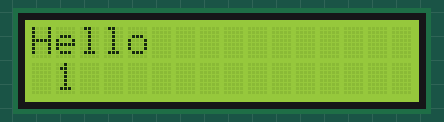
A program run on a simulated ESP32. Parts: 16×2 character LCD.

Above: at 0.1 s.
At 4.1 s:
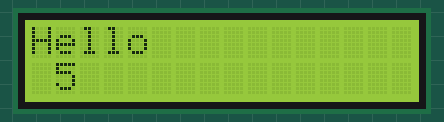
At 9.2 s:
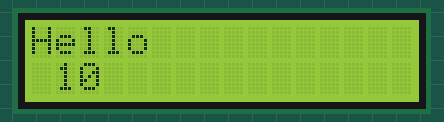
At 19.3 s:
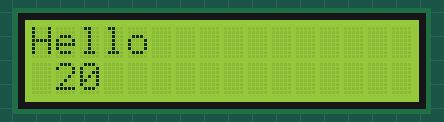
At 28.3 s:
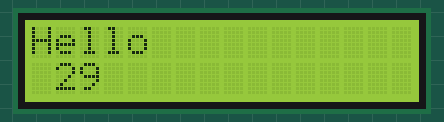
At 38.4 s:
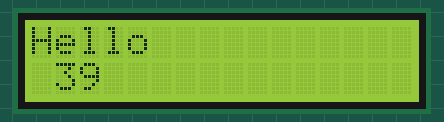

The program:

main.cpp
```cpp
#include <Wire.h>
#include <LiquidCrystal_I2C.h>
LiquidCrystal_I2C lcd(0x27,16,2);  // Устанавливаем дисплей
long i = 1;
void setup()
{
  lcd.init();
  lcd.backlight();// Включаем подсветку дисплея

}
void loop()
{
  // Устанавливаем курсор на вторую строку и нулевой символ.
  lcd.setCursor(0, 0);
  // Выводим на экран количество секунд с момента запуска ардуины
  lcd.print("Hello");
  lcd.setCursor(1, 1);
  lcd.print(i);
  i++;
  delay(1000);
}
```

Measured:
- what the display in image 1 shows lasts 1.0 s, from 4.1 s to 5.1 s
